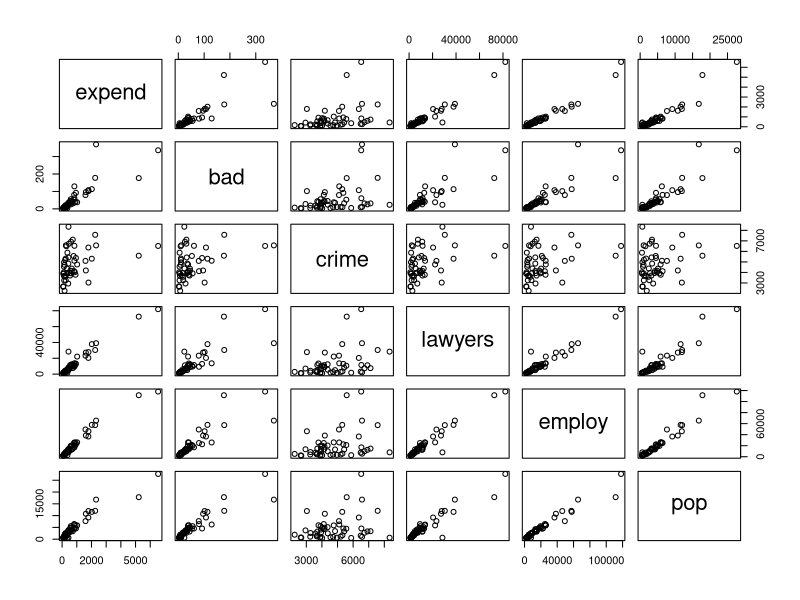
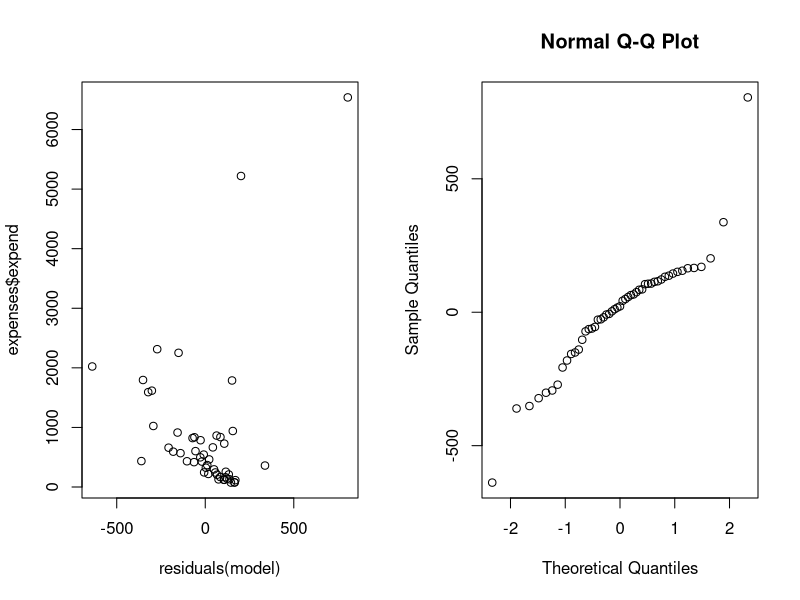
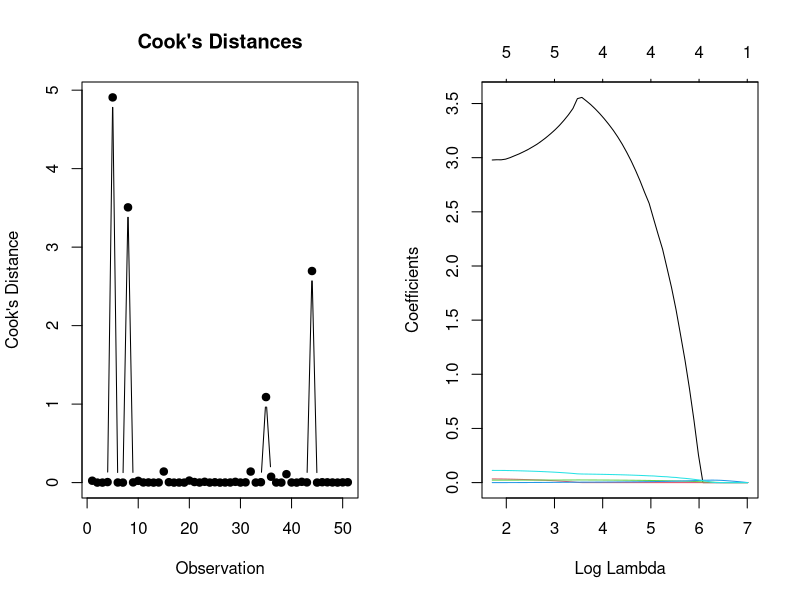

The R script that drew these images, in order:
## ---- chunk 1
expenses = read.table("expensescrime.txt", header=T)
## ---- chunk 2
pairs(expenses[, c("expend", "bad", "crime", "lawyers", "employ", "pop")])
## ---- chunk 3
model <- lm(expend ~ bad + crime + lawyers + employ + pop, data = expenses)
par(mfrow = c(1, 2))
plot(residuals(model), expenses$expend)
qqnorm(residuals(model))
## ---- chunk 4
dist = cooks.distance(model)
## ---- chunk 5
plot(dist, pch = 19, type="b", xlab = "Observation", ylab = "Cook's Distance", main = "Cook's Distances")
## ---- chunk 6
cor(expenses[, c("bad", "crime", "lawyers", "employ", "pop")])
## ---- chunk 7
library(car); vif(model)
## ---- chunk 8
step_up = (lm(expend ~ employ + lawyers, data=expenses))
## ---- chunk 9
newdata <- data.frame(bad = 50, crime = 5000, lawyers = 5000, employ = 5000, pop = 5000)
pred <- predict(step_up, newdata, interval = "prediction", level = 0.95)
pred
## ---- chunk 10
library(glmnet)
library(caret)
set.seed(1)

# divide into train and test data
train_index = createDataPartition(expenses$expend, p = 2/3, list = FALSE)
train_data = expenses[train_index, ]
test_data = expenses[-train_index, ]

# select explanatory variables
indep_vars = c("bad", "crime", "lawyers", "employ", "pop")
x_train = train_data[indep_vars]
x_train = data.matrix(x_train)
y_train = train_data$expend

x_test = test_data[indep_vars]
x_test = data.matrix(x_test)

y_test = test_data$expend
## ---- chunk 11
lasso_mod = glmnet(x_train, y_train, alpha = 1)
plot(lasso_mod, label=T, xvar="lambda")
cv_lasso = cv.glmnet(x_train, y_train, alpha=1, type.measure="mse")
## ---- chunk 12
lambda_min = cv_lasso$lambda_min
lambda_1se = cv_lasso$lambda.1se
coeficients = coef(lasso_mod, s=cv_lasso$lambda_min)
